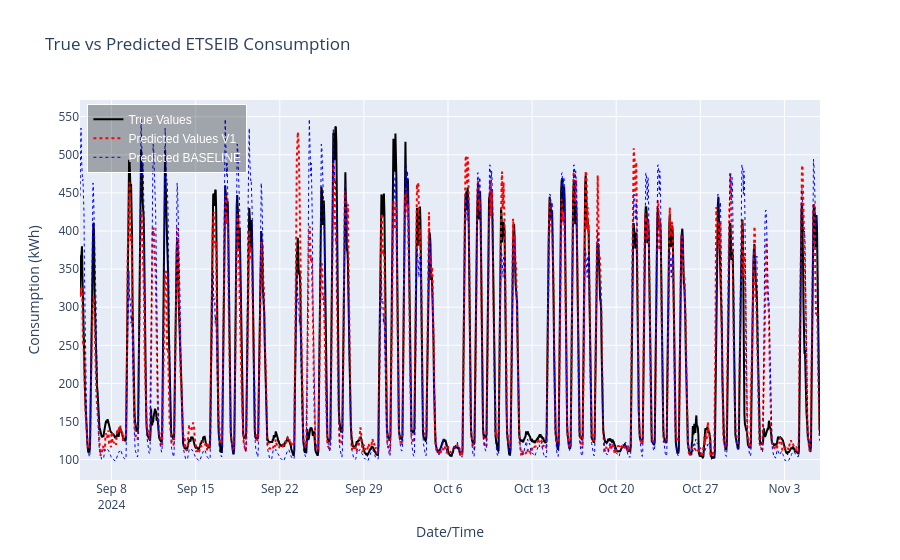

The cell this chart's notebook holds for it:
### Code cell
import plotly.graph_objects as go

# Create the figure
fig = go.Figure()

# Add the trace for the actual consumption (True Values)
fig.add_trace(go.Scatter(x=y_test.index, y=y_test, mode='lines', name='True Values',
                         line=dict(color='black', width=2)))

# Add the trace for the predicted consumption (Predicted Values)
fig.add_trace(go.Scatter(x=y_test.index, y=y_predict_v1, mode='lines', name='Predicted Values V1',
                         line=dict(color='red', width=2, dash='dot')))  # 'dot' for less separated dashes

# Add the trace for the predicted consumption (Predicted Values)
fig.add_trace(go.Scatter(x=y_test.index, y=y_pred_baseline_aligned, mode='lines', name='Predicted BASELINE',
                         line=dict(color='blue', width=1, dash='dot')))  # 'dot' for less separated dashes


# Update layout for a more beautiful plot
fig.update_layout(
    title='True vs Predicted ETSEIB Consumption',
    xaxis_title='Date/Time',
    yaxis_title='Consumption (kWh)',
    template='plotly',  # dark theme, can change to 'plotly' for light theme
    hovermode='x unified',  # hover over to show values for both lines at a time
    legend=dict(
        x=0.01, y=0.99,  # position of legend
        traceorder='normal',
        font=dict(family="Arial", size=12, color="white"),
        bgcolor='rgba(0, 0, 0, 0.3)',
        bordercolor='white',
        borderwidth=1
    ),
   
   
)

# Show the plot
fig.show()

### Figure 1 — Plotly figure (JSON) as saved in the notebook; plotly's stock layout.template omitted (floating-point values rounded to 4 significant figures; data arrays with more than 128 entries replaced by an {"elided": "..."} marker saying what was removed)
{"data": [{"line": {"color": "black", "width": 2}, "mode": "lines", "name": "True Values", "type": "scatter", "x": {"elided": "1480 str values"}, "y": {"elided": "1480 int values"}}, {"line": {"color": "red", "dash": "dot", "width": 2}, "mode": "lines", "name": "Predicted Values V1", "type": "scatter", "x": {"elided": "1480 str values"}, "y": {"elided": "1480 float values"}}, {"line": {"color": "blue", "dash": "dot", "width": 1}, "mode": "lines", "name": "Predicted BASELINE", "type": "scatter", "x": {"elided": "1480 str values"}, "y": {"elided": "1480 float values"}}], "layout": {"hovermode": "x unified", "legend": {"bgcolor": "rgba(0, 0, 0, 0.3)", "bordercolor": "white", "borderwidth": 1, "font": {"color": "white", "family": "Arial", "size": 12}, "traceorder": "normal", "x": 0.01, "y": 0.99}, "title": {"text": "True vs Predicted ETSEIB Consumption"}, "xaxis": {"title": {"text": "Date/Time"}}, "yaxis": {"title": {"text": "Consumption (kWh)"}}}}
